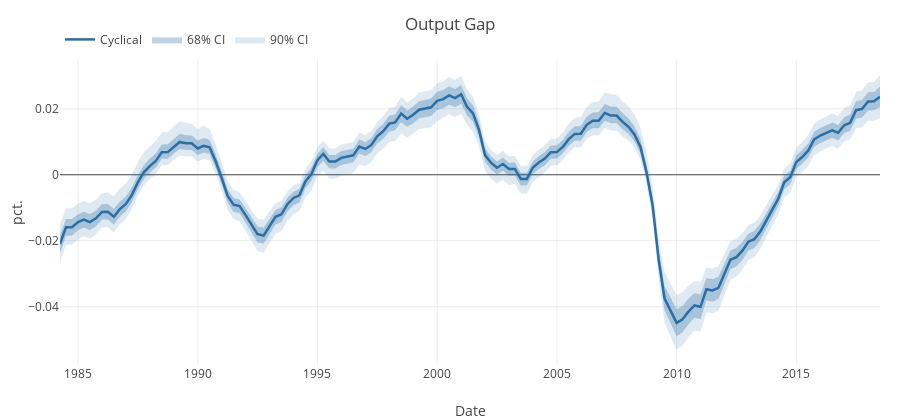
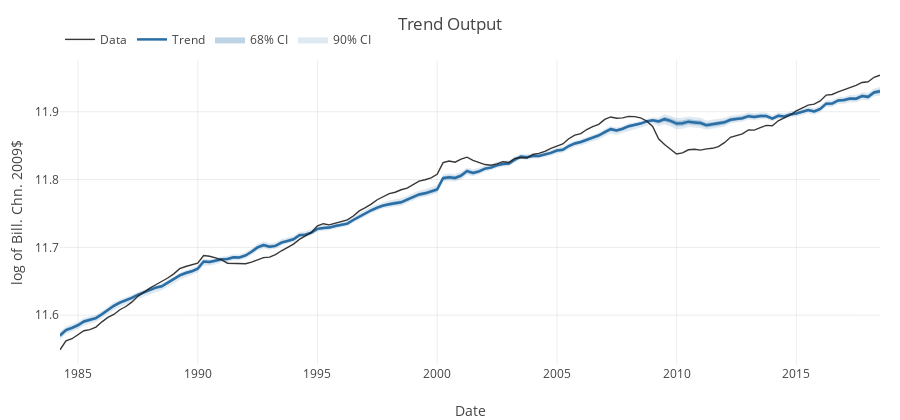
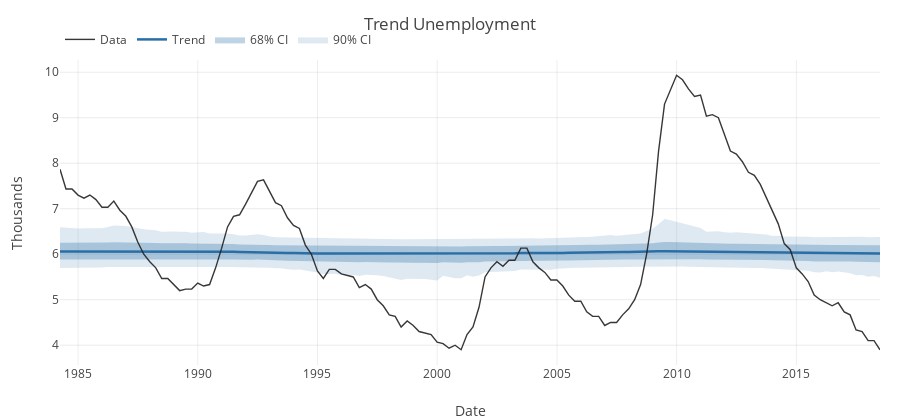

Notebook source saved alongside these figures, in order:
### Code cell
main_color = "#2A6EA6"                    # median line
band68     = "rgba(42,110,166,0.30)"      # inner band
band90     = "rgba(42,110,166,0.15)"      # outer band
data_color = "#222222"                    # raw data

# ============= Business Cyclical =============
plt_cycle = Plot([
    scatter(x=date, y=α_05[C_ind,:].*σʸ[1], mode="lines",
            line=attr(color="rgba(0,0,0,0)"), hoverinfo="skip", showlegend=false),
    scatter(x=date, y=α_95[C_ind,:].*σʸ[1], mode="lines", name="90% CI",
            fill="tonexty", fillcolor=band90, line=attr(color="rgba(0,0,0,0)")),
    scatter(x=date, y=α_16[C_ind,:].*σʸ[1], mode="lines",
            line=attr(color="rgba(0,0,0,0)"), hoverinfo="skip", showlegend=false),
    scatter(x=date, y=α_84[C_ind,:].*σʸ[1], mode="lines", name="68% CI",
            fill="tonexty", fillcolor=band68, line=attr(color="rgba(0,0,0,0)")),
    scatter(x=date, y=α_med[C_ind,:].*σʸ[1], mode="lines", name="Cyclical",
            line=attr(color=main_color, width=2.5))
],
Layout(
    title="Output Gap", template="plotly_white", hovermode="x unified",
    width=900, height=420, margin=attr(l=60,r=20,t=60,b=55),
    xaxis=attr(title="Date", showgrid=true, zeroline=true),
    yaxis=attr(title="pct.", gridcolor="rgba(0,0,0,0.08)", zeroline=true),
    legend=attr(orientation="h", x=0.0, y=1.02, yanchor="bottom", bgcolor="rgba(0,0,0,0)")
))
display(plt_cycle)


# ============= Trend output + Data =============
plt_trend = Plot([
    # 90% band (lower then upper, fill to next y)
    scatter(x=date, y=α_05[τ_y,:].*σʸ[1], mode="lines",
            line=attr(color="rgba(0,0,0,0)"), hoverinfo="skip", showlegend=false),
    scatter(x=date, y=α_95[τ_y,:].*σʸ[1], mode="lines", name="90% CI",
            fill="tonexty", fillcolor=band90, line=attr(color="rgba(0,0,0,0)")),
    # 68% band
    scatter(x=date, y=α_16[τ_y,:].*σʸ[1], mode="lines",
            line=attr(color="rgba(0,0,0,0)"), hoverinfo="skip", showlegend=false),
    scatter(x=date, y=α_84[τ_y,:].*σʸ[1], mode="lines", name="68% CI",
            fill="tonexty", fillcolor=band68, line=attr(color="rgba(0,0,0,0)")),
    # median & data
    scatter(x=date, y=α_med[τ_y,:].*σʸ[1], mode="lines", name="Trend",
            line=attr(color=main_color, width=2.5)),
    scatter(x=date, y=y, mode="lines", name="Data",
            line=attr(color=data_color, width=1.4), opacity=0.9)
],
Layout(
    title="Trend Output", template="plotly_white", hovermode="x unified",
    width=900, height=420, margin=attr(l=60,r=20,t=60,b=55),
    xaxis=attr(title="Date", showgrid=true, zeroline=false),
    yaxis=attr(title="log of Bill. Chn. 2009\$", gridcolor="rgba(0,0,0,0.08)", zeroline=false),
    legend=attr(orientation="h", x=0.0, y=1.02, yanchor="bottom", bgcolor="rgba(0,0,0,0)")
))
display(plt_trend)


# ============= Trend Unemployment =============
plt_trend = Plot([
    # 90% band (lower then upper, fill to next y)
    scatter(x=date, y=α_05[τ_u,:].*σʸ[2], mode="lines",
            line=attr(color="rgba(0,0,0,0)"), hoverinfo="skip", showlegend=false),
    scatter(x=date, y=α_95[τ_u,:].*σʸ[2], mode="lines", name="90% CI",
            fill="tonexty", fillcolor=band90, line=attr(color="rgba(0,0,0,0)")),
    # 68% band
    scatter(x=date, y=α_16[τ_u,:].*σʸ[2], mode="lines",
            line=attr(color="rgba(0,0,0,0)"), hoverinfo="skip", showlegend=false),
    scatter(x=date, y=α_84[τ_u,:].*σʸ[2], mode="lines", name="68% CI",
            fill="tonexty", fillcolor=band68, line=attr(color="rgba(0,0,0,0)")),
    # median & data
    scatter(x=date, y=α_med[τ_u,:].*σʸ[2], mode="lines", name="Trend",
            line=attr(color=main_color, width=2.5)),
    scatter(x=date, y=u_data, mode="lines", name="Data",
            line=attr(color=data_color, width=1.4), opacity=0.9)
],
Layout(
    title="Trend Unemployment", template="plotly_white", hovermode="x unified",
    width=900, height=420, margin=attr(l=60,r=20,t=60,b=55),
    xaxis=attr(title="Date", showgrid=true, zeroline=false),
    yaxis=attr(title="Thousands", gridcolor="rgba(0,0,0,0.08)", zeroline=false),
    legend=attr(orientation="h", x=0.0, y=1.02, yanchor="bottom", bgcolor="rgba(0,0,0,0)")
))
display(plt_trend)

### Figure 1 — Plotly figure (JSON) as saved in the notebook; plotly's stock layout.template omitted (floating-point values rounded to 4 significant figures; data arrays with more than 128 entries replaced by an {"elided": "..."} marker saying what was removed)
{"data": [{"hoverinfo": "skip", "line": {"color": "rgba(0,0,0,0)"}, "mode": "lines", "showlegend": false, "type": "scatter", "x": {"elided": "138 str values"}, "y": {"elided": "138 float values"}}, {"fill": "tonexty", "fillcolor": "rgba(42,110,166,0.15)", "line": {"color": "rgba(0,0,0,0)"}, "mode": "lines", "name": "90% CI", "type": "scatter", "x": {"elided": "138 str values"}, "y": {"elided": "138 float values"}}, {"hoverinfo": "skip", "line": {"color": "rgba(0,0,0,0)"}, "mode": "lines", "showlegend": false, "type": "scatter", "x": {"elided": "138 str values"}, "y": {"elided": "138 float values"}}, {"fill": "tonexty", "fillcolor": "rgba(42,110,166,0.30)", "line": {"color": "rgba(0,0,0,0)"}, "mode": "lines", "name": "68% CI", "type": "scatter", "x": {"elided": "138 str values"}, "y": {"elided": "138 float values"}}, {"line": {"color": "#2A6EA6", "width": 2.5}, "mode": "lines", "name": "Cyclical", "type": "scatter", "x": {"elided": "138 str values"}, "y": {"elided": "138 float values"}}], "layout": {"height": 420, "hovermode": "x unified", "legend": {"bgcolor": "rgba(0,0,0,0)", "orientation": "h", "x": 0, "y": 1.02, "yanchor": "bottom"}, "margin": {"b": 55, "l": 60, "r": 20, "t": 60}, "title": "Output Gap", "width": 900, "xaxis": {"showgrid": true, "title": "Date", "zeroline": true}, "yaxis": {"gridcolor": "rgba(0,0,0,0.08)", "title": "pct.", "zeroline": true}}}

### Figure 2 — Plotly figure (JSON) as saved in the notebook; plotly's stock layout.template omitted (floating-point values rounded to 4 significant figures; data arrays with more than 128 entries replaced by an {"elided": "..."} marker saying what was removed)
{"data": [{"hoverinfo": "skip", "line": {"color": "rgba(0,0,0,0)"}, "mode": "lines", "showlegend": false, "type": "scatter", "x": {"elided": "138 str values"}, "y": {"elided": "138 float values"}}, {"fill": "tonexty", "fillcolor": "rgba(42,110,166,0.15)", "line": {"color": "rgba(0,0,0,0)"}, "mode": "lines", "name": "90% CI", "type": "scatter", "x": {"elided": "138 str values"}, "y": {"elided": "138 float values"}}, {"hoverinfo": "skip", "line": {"color": "rgba(0,0,0,0)"}, "mode": "lines", "showlegend": false, "type": "scatter", "x": {"elided": "138 str values"}, "y": {"elided": "138 float values"}}, {"fill": "tonexty", "fillcolor": "rgba(42,110,166,0.30)", "line": {"color": "rgba(0,0,0,0)"}, "mode": "lines", "name": "68% CI", "type": "scatter", "x": {"elided": "138 str values"}, "y": {"elided": "138 float values"}}, {"line": {"color": "#2A6EA6", "width": 2.5}, "mode": "lines", "name": "Trend", "type": "scatter", "x": {"elided": "138 str values"}, "y": {"elided": "138 float values"}}, {"line": {"color": "#222222", "width": 1.4}, "mode": "lines", "name": "Data", "opacity": 0.9, "type": "scatter", "x": {"elided": "138 str values"}, "y": {"elided": "138 float values"}}], "layout": {"height": 420, "hovermode": "x unified", "legend": {"bgcolor": "rgba(0,0,0,0)", "orientation": "h", "x": 0, "y": 1.02, "yanchor": "bottom"}, "margin": {"b": 55, "l": 60, "r": 20, "t": 60}, "title": "Trend Output", "width": 900, "xaxis": {"showgrid": true, "title": "Date", "zeroline": false}, "yaxis": {"gridcolor": "rgba(0,0,0,0.08)", "title": "log of Bill. Chn. 2009$", "zeroline": false}}}

### Figure 3 — Plotly figure (JSON) as saved in the notebook; plotly's stock layout.template omitted (floating-point values rounded to 4 significant figures; data arrays with more than 128 entries replaced by an {"elided": "..."} marker saying what was removed)
{"data": [{"hoverinfo": "skip", "line": {"color": "rgba(0,0,0,0)"}, "mode": "lines", "showlegend": false, "type": "scatter", "x": {"elided": "138 str values"}, "y": {"elided": "138 float values"}}, {"fill": "tonexty", "fillcolor": "rgba(42,110,166,0.15)", "line": {"color": "rgba(0,0,0,0)"}, "mode": "lines", "name": "90% CI", "type": "scatter", "x": {"elided": "138 str values"}, "y": {"elided": "138 float values"}}, {"hoverinfo": "skip", "line": {"color": "rgba(0,0,0,0)"}, "mode": "lines", "showlegend": false, "type": "scatter", "x": {"elided": "138 str values"}, "y": {"elided": "138 float values"}}, {"fill": "tonexty", "fillcolor": "rgba(42,110,166,0.30)", "line": {"color": "rgba(0,0,0,0)"}, "mode": "lines", "name": "68% CI", "type": "scatter", "x": {"elided": "138 str values"}, "y": {"elided": "138 float values"}}, {"line": {"color": "#2A6EA6", "width": 2.5}, "mode": "lines", "name": "Trend", "type": "scatter", "x": {"elided": "138 str values"}, "y": {"elided": "138 float values"}}, {"line": {"color": "#222222", "width": 1.4}, "mode": "lines", "name": "Data", "opacity": 0.9, "type": "scatter", "x": {"elided": "138 str values"}, "y": {"elided": "138 float values"}}], "layout": {"height": 420, "hovermode": "x unified", "legend": {"bgcolor": "rgba(0,0,0,0)", "orientation": "h", "x": 0, "y": 1.02, "yanchor": "bottom"}, "margin": {"b": 55, "l": 60, "r": 20, "t": 60}, "title": "Trend Unemployment", "width": 900, "xaxis": {"showgrid": true, "title": "Date", "zeroline": false}, "yaxis": {"gridcolor": "rgba(0,0,0,0.08)", "title": "Thousands", "zeroline": false}}}
